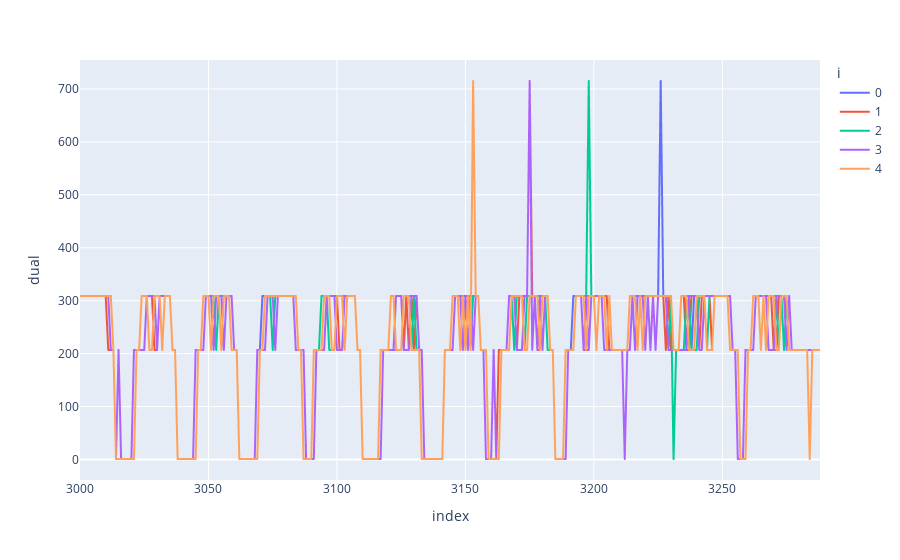

Notebook code for this chart:
### Code cell
px.line(join_w_iteration_num(all_prices).reset_index(), x="index", y="dual", color="i")

### Figure 1 — Plotly figure (JSON) as saved in the notebook; plotly's stock layout.template omitted (floating-point values rounded to 4 significant figures; data arrays with more than 128 entries replaced by an {"elided": "..."} marker saying what was removed)
{"data": [{"hovertemplate": "i=0<br>index=%{x}<br>dual=%{y}<extra></extra>", "legendgroup": "0", "line": {"color": "#636efa", "dash": "solid"}, "marker": {"symbol": "circle"}, "mode": "lines", "name": "0", "showlegend": true, "type": "scattergl", "x": {"elided": "289 int values"}, "xaxis": "x", "y": {"elided": "289 int values"}, "yaxis": "y"}, {"hovertemplate": "i=1<br>index=%{x}<br>dual=%{y}<extra></extra>", "legendgroup": "1", "line": {"color": "#EF553B", "dash": "solid"}, "marker": {"symbol": "circle"}, "mode": "lines", "name": "1", "showlegend": true, "type": "scattergl", "x": {"elided": "289 int values"}, "xaxis": "x", "y": {"elided": "289 int values"}, "yaxis": "y"}, {"hovertemplate": "i=2<br>index=%{x}<br>dual=%{y}<extra></extra>", "legendgroup": "2", "line": {"color": "#00cc96", "dash": "solid"}, "marker": {"symbol": "circle"}, "mode": "lines", "name": "2", "showlegend": true, "type": "scattergl", "x": {"elided": "289 int values"}, "xaxis": "x", "y": {"elided": "289 int values"}, "yaxis": "y"}, {"hovertemplate": "i=3<br>index=%{x}<br>dual=%{y}<extra></extra>", "legendgroup": "3", "line": {"color": "#ab63fa", "dash": "solid"}, "marker": {"symbol": "circle"}, "mode": "lines", "name": "3", "showlegend": true, "type": "scattergl", "x": {"elided": "289 int values"}, "xaxis": "x", "y": {"elided": "289 int values"}, "yaxis": "y"}, {"hovertemplate": "i=4<br>index=%{x}<br>dual=%{y}<extra></extra>", "legendgroup": "4", "line": {"color": "#FFA15A", "dash": "solid"}, "marker": {"symbol": "circle"}, "mode": "lines", "name": "4", "showlegend": true, "type": "scattergl", "x": {"elided": "289 int values"}, "xaxis": "x", "y": {"elided": "289 int values"}, "yaxis": "y"}], "layout": {"legend": {"title": {"text": "i"}, "tracegroupgap": 0}, "margin": {"t": 60}, "xaxis": {"anchor": "y", "domain": [0, 1], "title": {"text": "index"}}, "yaxis": {"anchor": "x", "domain": [0, 1], "title": {"text": "dual"}}}}
